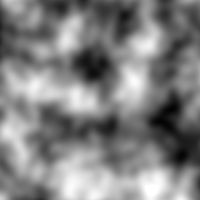

Write the Python code that produced this figure.
from opensimplex import OpenSimplex
from PIL import Image, ImageDraw


class NoiseMapGenerator:
    def __init__(self, WIDTH, HEIGHT, SCALE, OCTAVES, PERSISTANCE, LACUNARITY, SEED):
        self.WIDTH = int(WIDTH)
        self.HEIGHT = int(HEIGHT)
        self.SCALE = int(SCALE)
        self.OCTAVES = int(OCTAVES)
        self.PERSISTANCE = float(PERSISTANCE)
        self.LACUNARITY = float(LACUNARITY)
        self.SEED = int(SEED)
        self.noisemap = [[0 for i in range (self.WIDTH)] for j in range(self.HEIGHT)]

    def StartMap(self):
        tmp = OpenSimplex(self.SEED)
        image = Image.new('RGB', (self.HEIGHT, self.WIDTH), 'White')
        if self.SCALE <= 0:
            self.SCALE = 0.0001
        if self.WIDTH <= 0:
            self.WIDTH = 1
        if self.HEIGHT <= 0:
            self.HEIGHT = 1

        for y in range(0, self.HEIGHT):
            for x in range(0, self.WIDTH):
                AMPLITUDE = 1
                FREQUENCY = 1
                NOISEHEIGHT = 0

                for i in range(self.OCTAVES):
                    samplex = x/self.SCALE*FREQUENCY
                    sampley = y/self.SCALE*FREQUENCY
                    simplexvalue = tmp.noise2d(samplex, sampley)
                    NOISEHEIGHT += simplexvalue*AMPLITUDE
                    AMPLITUDE *= self.PERSISTANCE
                    FREQUENCY *= self.LACUNARITY

                self.noisemap[x][y] = NOISEHEIGHT
        draw = ImageDraw.Draw(image)
        for y in range(0, self.HEIGHT):
            for x in range(0, self.WIDTH):
                color = self.noisemap[x][y]
                color = int((color*128) + 128)
                draw.point((x, y), fill=(color, color, color, 255))

        image.save("NoiseMap.png")
        return True
